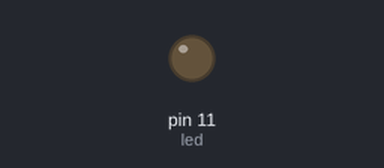
A sketch run on a simulated Arduino Uno, built with avr-gcc and run on an emulated ATmega328P. On the bench: output pins drawn as LEDs (lit = HIGH).

Above: at 0.8 s.
At 10.8 s:
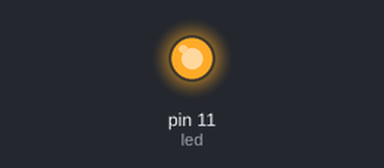
Timing chart, 0 to 11.1 s (numbered marks = the images above):
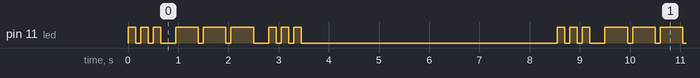

Measured:
- by itself, pin 11 (led): repeats every 8.6 s: 2 × (LOW 0.10 s, HIGH 0.15 s), LOW 0.30 s, 2 × (HIGH 0.45 s, LOW 0.10 s), HIGH 0.45 s, LOW 0.30 s, 2 × (HIGH 0.15 s, LOW 0.10 s), HIGH 0.15 s, LOW 5.1 s, HIGH 0.15 s
- by itself, everything shown: repeats every 8.6 s, in 18 steps

The sketch:

LedBlinkingSOS.ino
```cpp
int led = 11;

void setup() {

  pinMode(led, OUTPUT);

}

void loop() {

  sos(led, 5);

}

void sos(int led, int interval){

  // S(...) tres pontos
  for(int x=0;x<3;x++) // Repete tudo dentro das chaves tres vezes
  {
    digitalWrite(led,HIGH);     // Acende o LED
    delay(150);                     // Aguarda
    digitalWrite(led,LOW);      // Desliga o LED
    delay(100);                     // Aguarda novamente
  }

  delay(200);

  // O(---) tres linhas
  for(int x=0;x<3;x++)
  {
    digitalWrite(led,HIGH);
    delay(450);
    digitalWrite(led,LOW);
    delay(100);
  }

  delay(200);

  //S(...) tres pontos
  for(int x=0;x<3;x++)
  {
    digitalWrite(led,HIGH);
    delay(150);
    digitalWrite(led,LOW);
    delay(100);
  }

  delay(interval*1000);
}
```
